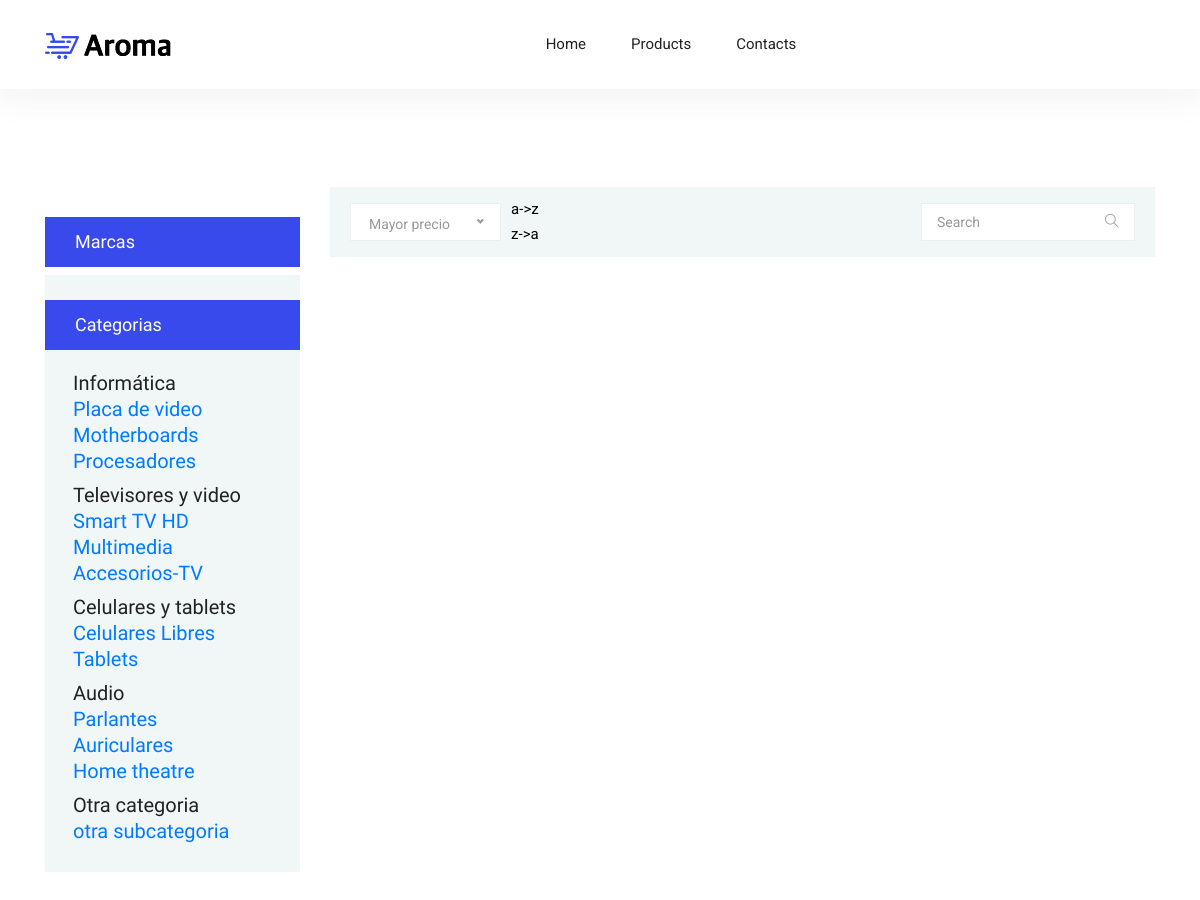
Page /tp-1/productosDeLaCategoria.php (upper part) on the earlier database version.
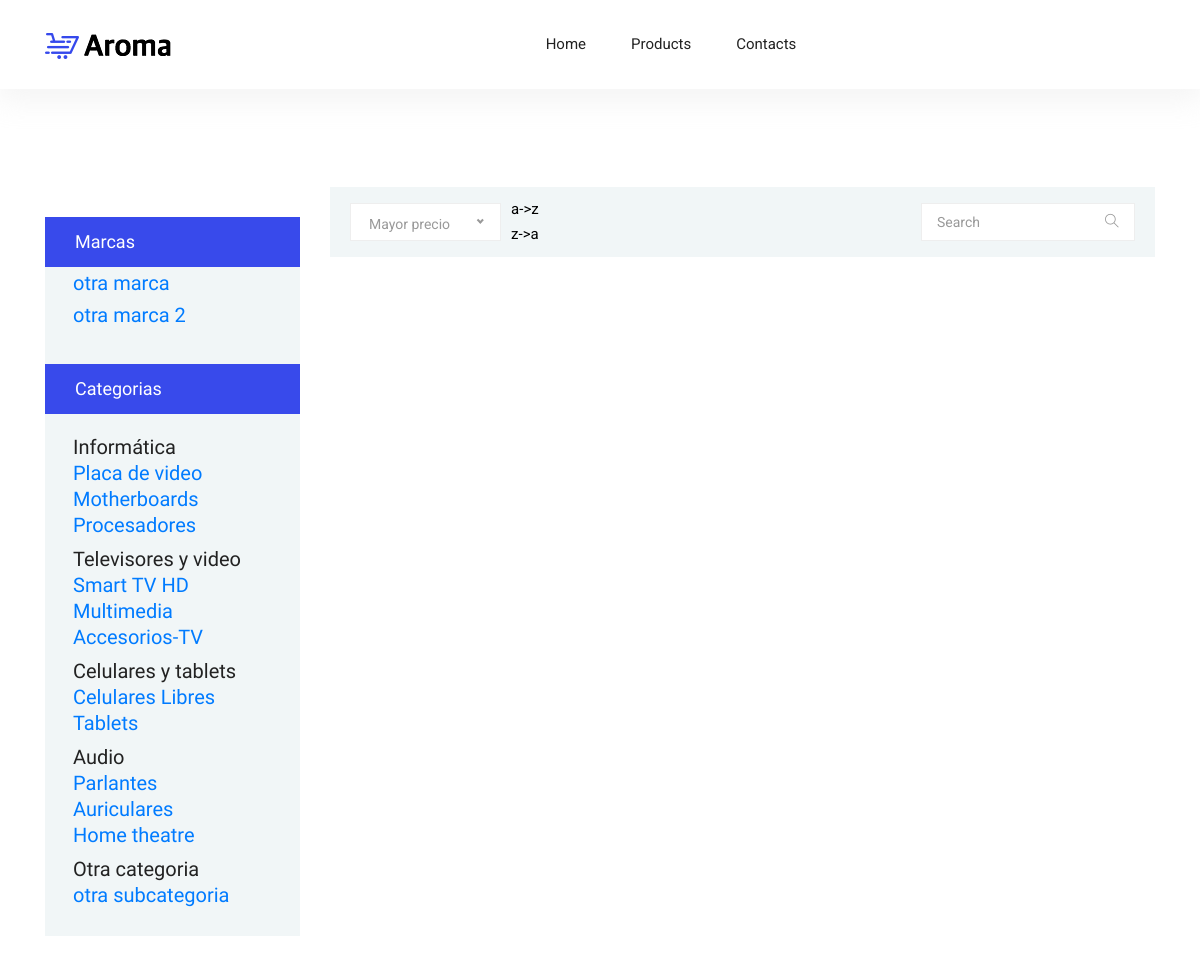
Same page on the later database version.
### tables this page shows
CREATE TABLE `categorias` (
  `id_categoria` int(11) NOT NULL,
  `nombre` varchar(250) NOT NULL,
  `id_padre` int(11) NOT NULL DEFAULT 0,
  `deshabilitado` tinyint(1) NOT NULL DEFAULT 0
);

CREATE TABLE `marcas` (
  `id_marca` int(11) NOT NULL,
  `descripcion` varchar(100) DEFAULT NULL,
  `deshabilitado` char(1) NOT NULL DEFAULT '1'
);

### tp-1/productosDeLaCategoria.php (the view, shortened to what the changed rows need)
<?php
 require_once('category.php');
?>

### tp-1/class/classCategory.php (called while the page is built, shortened)
<?php
class sqlCategoria{
    var $con;
    function sqlCategoria ($con){
        $this->con = $con;
    }
    function getCategorias($idPadre = 0){
        $sql = "SELECT * FROM categorias WHERE deshabilitado = 0 AND  id_padre = ".$idPadre;
        return $this->con->query($sql, PDO::FETCH_ASSOC);
    }
}
?>

### tp-1/class/classMarcas.php (called while the page is built, shortened)
<?php
class sqlMarca{
    var $con;
    function sqlMarca ($con){
        $this->con = $con;
    }
    function getMarcas(){
        $sql = "SELECT * FROM marcas WHERE deshabilitado = 0 ";
        return $this->con->query($sql, PDO::FETCH_ASSOC);
    }
}
?>

### tp-1/productosDeLaCategoria.php (the view, shortened to what the changed rows need)
<?php
 require_once('category.php');
?>

### tp-1/left_marcas.php
                   <?php
include_once('class/classMarcas.php');
include_once('category.php');
?>
                   <div class="sidebar-filter">
                    <div class="top-filter-head">Marcas</div>
                    <div class="common-filter">
                            <ul>
                                   <h4 class="panel-title">
                                   <?php
               if(empty($id_categoria)){
                 $marca =new sqlMarca($con);
                foreach($marca->getMarcas() as $row){ ?>
                 <li class="filter-list"><a href="category.php?marca=<?php echo $row['id_marca']?>" ><?php echo $row['descripcion']?><span></span></a></li><?php }}
                 else{
                    $marca =new sqlMarca($con);
                    foreach($marca->getMarcas() as $row){ ?>
                <li class="filter-list"><a href="category.php?categoria=<?php echo $id_categoria ?>&marca=<?php echo $row['id_marca']?>" ><?php echo $row['descripcion']?><span></span></a></li><?php }
                 }?>
                                </h4>
                            </ul>
                    </div>
                </div>

### tp-1/left_category.php (shortened to what the changed rows need)
<?php
require_once('class/classCategory.php');
?>
<div class="sidebar-categories">
                    <ul class="main-categories">
                        <div class="panel-group category-products" id="accordian">
                            <div class="panel panel-default">
                                <div class="panel-heading">
                                    <h4 class="panel-title">
                                        <?php
                                           if(empty($id_marca) ){
                                             $categoria =new sqlCategoria($con);
                                             foreach($categoria->getCategorias() as $row){ ?>
                                        <ul>
                                            <?php echo $row['nombre']?>
                                            <div class="panel panel-default">
                                                <div class="panel-heading">
                                                    <h4 class="panel-title">
                                                        <?php
                                                              $categoria =new sqlCategoria($con);
                                                              foreach($categoria->getCategorias($row['id_categoria']) as $row2){ ?>
                                                        <li> <a
                                                        href="category.php?categoria=<?php echo $row2['id_categoria']?>"><?php echo $row2['nombre']?></a>
                                                        </li>
                                                    <?php }?>
                                                    </h4>
                                                </div>
                                            </div>
                                            </ul>
                                            <?php }}else{
                                                    $categoria =new sqlCategoria($con);
                                                    foreach($categoria->getCategorias() as $row){ ?>
                                             <ul>
                                            <?php echo $row['nombre']?>
                                            <div class="panel panel-default">
                                                <div class="panel-heading">
                                                    <h4 class="panel-title">
                                                        <?php
                                                              $categoria =new sqlCategoria($con);
                                                              foreach($categoria->getCategorias($row['id_categoria']) as $row2){ ?>
                                                        <li> <a
                                                        href="category.php?marca=<?php echo $id_marca?>&categoria=<?php echo $row2['id_categoria']?>"><?php echo $row2['nombre']?></a>
                                                        </li>
                                                        <?php }?>
                                                    </h4>
                                                </div>
                                            </div>
                                            </ul>
                                            <?php }}?>
                                    </h4>
                                </div>
                            </div>
                        </div>
                    </ul>
                </div>

Differences in the rows shown:
now on this page (row edited): marcas: descripcion "otra marca"
added marcas: descripcion "otra marca 2"
